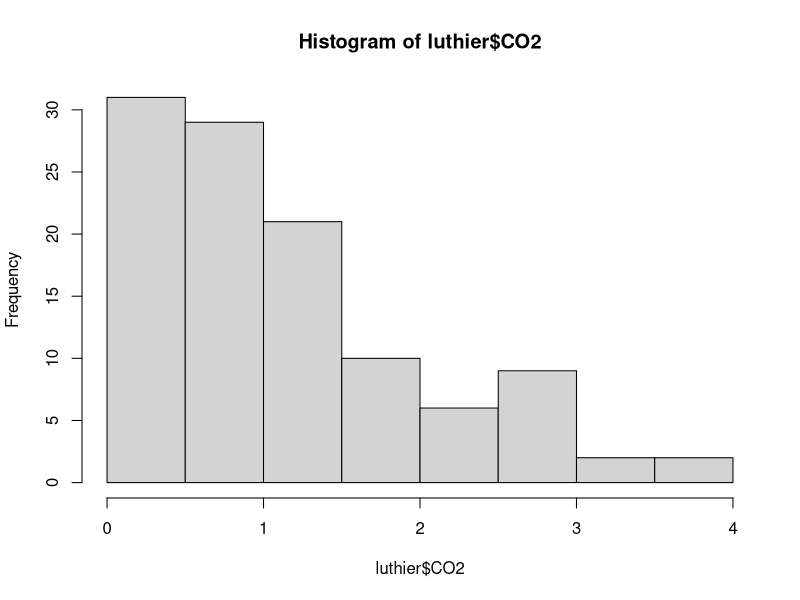
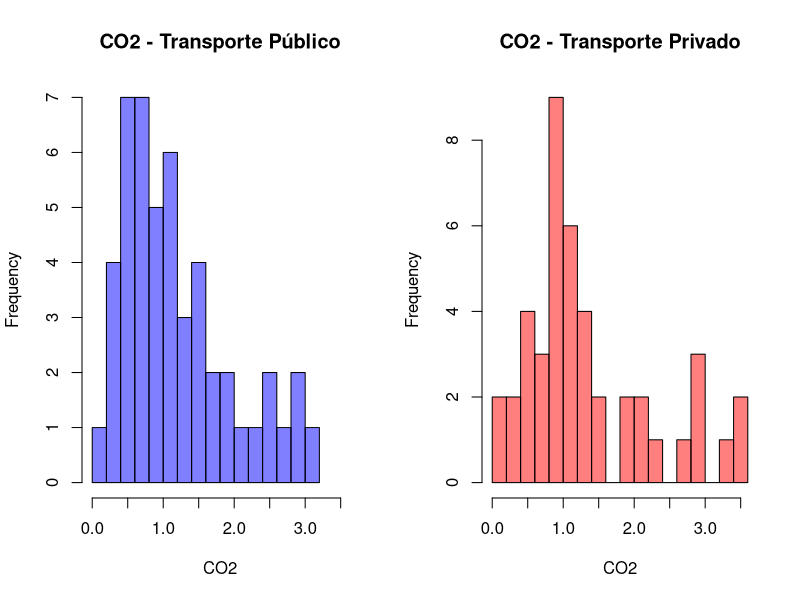

Write R code to recreate these figures, in order.
luthier <- read.csv("Datos.csv", header = TRUE, sep = ",")

# Convertir columnas a numérico
luthier$Distancia <- as.numeric(gsub(",", ".", luthier$Distancia))
luthier$Tiempo <- as.numeric(gsub(",", ".", luthier$Tiempo))
luthier$Frecuencia <- as.numeric(luthier$Frecuencia)

# Factores de emisión
factor_auto <- c(
  ocupacion25 = 0.20,
  ocupacion50 = 0.10,
  ocupacion75 = 0.07,
  ocupacion100 = 0.05
)

factor_otro <- c(
  trufi = 0.1158,
  micro = 0.0686
)

luthier$CO2 <- NA

for (i in 1:nrow(luthier)) {
  
  t <- tolower(luthier$Transporte[i])
  
  # Normalizar combustible
  comb <- tolower(luthier$Combustible[i])
  
  freq <- luthier$Frecuencia[i]
  dist <- luthier$Distancia[i]
  
  if (t %in% c("auto", "taxi")) 
  {
    rd <- sample(c(25, 50),1, prob = c(0.85, 0.15))
    ocup_str <- paste0("ocupacion", rd)
    
    co2_pasajero_km <- factor_auto[ocup_str]
    
    luthier$CO2[i] <- co2_pasajero_km * dist * freq
  }
    # --- Trufi ---
  else if (t == "trufi") 
  {
    rdt <- sample(c(0.9, 1, 1.1),1, prob = c(0.4, 0.4, 0.2))
    luthier$CO2[i] <- factor_otro["trufi"] * dist * freq * rdt
  }

  # --- Micro o Microbus ---
  else if (t %in% c("micro", "microbus")) 
  {
    rdm <- sample(c(0.9, 1, 1.1),1, prob = c(0.4, 0.4, 0.2))
    luthier$CO2[i] <- factor_otro["micro"] * dist * freq * rdm
  }

  # --- Motocicleta ---
  else if (t %in% c("moto", "motocicleta")) 
  {
    # Asignar tu factor de moto (lo puedes ajustar)
    luthier$CO2[i] <- 0.075 * dist * freq
  }

  # --- Transporte sin combustible ---
  else if (t %in% c("bicicleta", "otro", "ninguno", "pie")) 
  {
    print(i)
    print("entro nada")
    luthier$CO2[i] <- 0
  }
}

# Quitar NA antes de Shapiro 
luthier$CO2

CO2_validos <- luthier$CO2[!is.na(luthier$CO2)]
hist(luthier$CO2)
luthier$CO2

shapiro.test(CO2_validos)


CO2_plot <- luthier[!is.na(luthier$CO2), ]

par(mfrow = c(1,2))  # dos gráficos lado a lado

hist(CO2_plot$CO2[CO2_plot$Tipo == "Publico"],
     breaks = 20,
     col = rgb(0,0,1,0.5),
     main = "CO2 - Transporte Público",
     xlab = "CO2",
     xlim = c(0, max(CO2_plot$CO2)))

hist(CO2_plot$CO2[CO2_plot$Tipo == "Privado"],
     breaks = 20,
     col = rgb(1,0,0,0.5),
     main = "CO2 - Transporte Privado",
     xlab = "CO2",
     xlim = c(0, max(CO2_plot$CO2)))

tapply(luthier$CO2, luthier$Tipo, mean)
